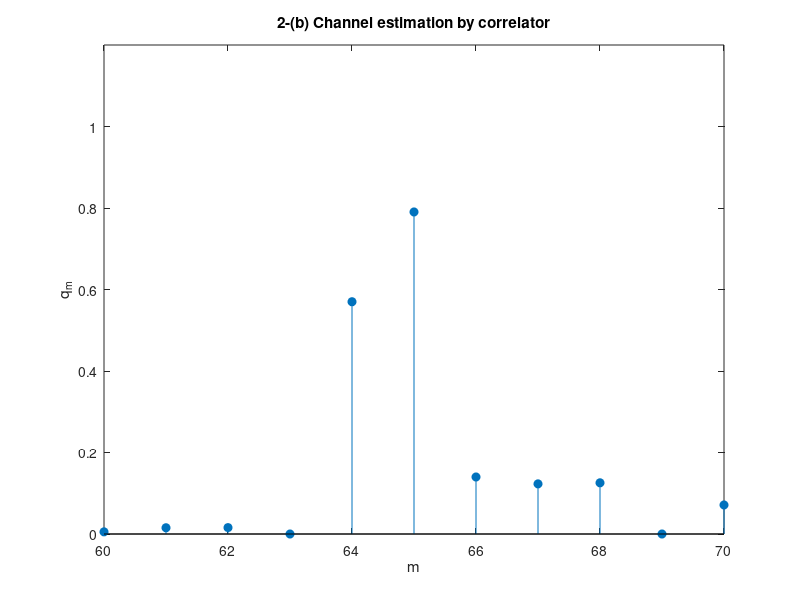

This chart was generated by the following MATLAB code:
clear;
close all;
load("HW6-2.mat");
%%%%%%%%%%%%%%%%%%%%%%%%%%%%%%%%%%%%%%% Question 2-b
%%58+R ~ 84
%%j=58+6~84
%%si  i=5~20
%%h0  j=64~79
%%h1  j=65~80


N=16;
s=[1 1 -1 1 1 -1 1 -1 -1 -1 1 1 1 1 -1 1];

k=1:1:110;
qm=zeros(length(k),1);
for m=1:length(k)
    for n=5:N+4
        qm(m,:)=GSMRx(:,n+m-5)*s(:,mod(n,16)+1)/(N)+qm(m,:);
    end
end

stem(k,abs(qm),'filled');
title('2-(b) Channel estimation by correlator');
axis([60,70,0,1.2]);
axis normal;
xlabel('m');
ylabel('q_m');